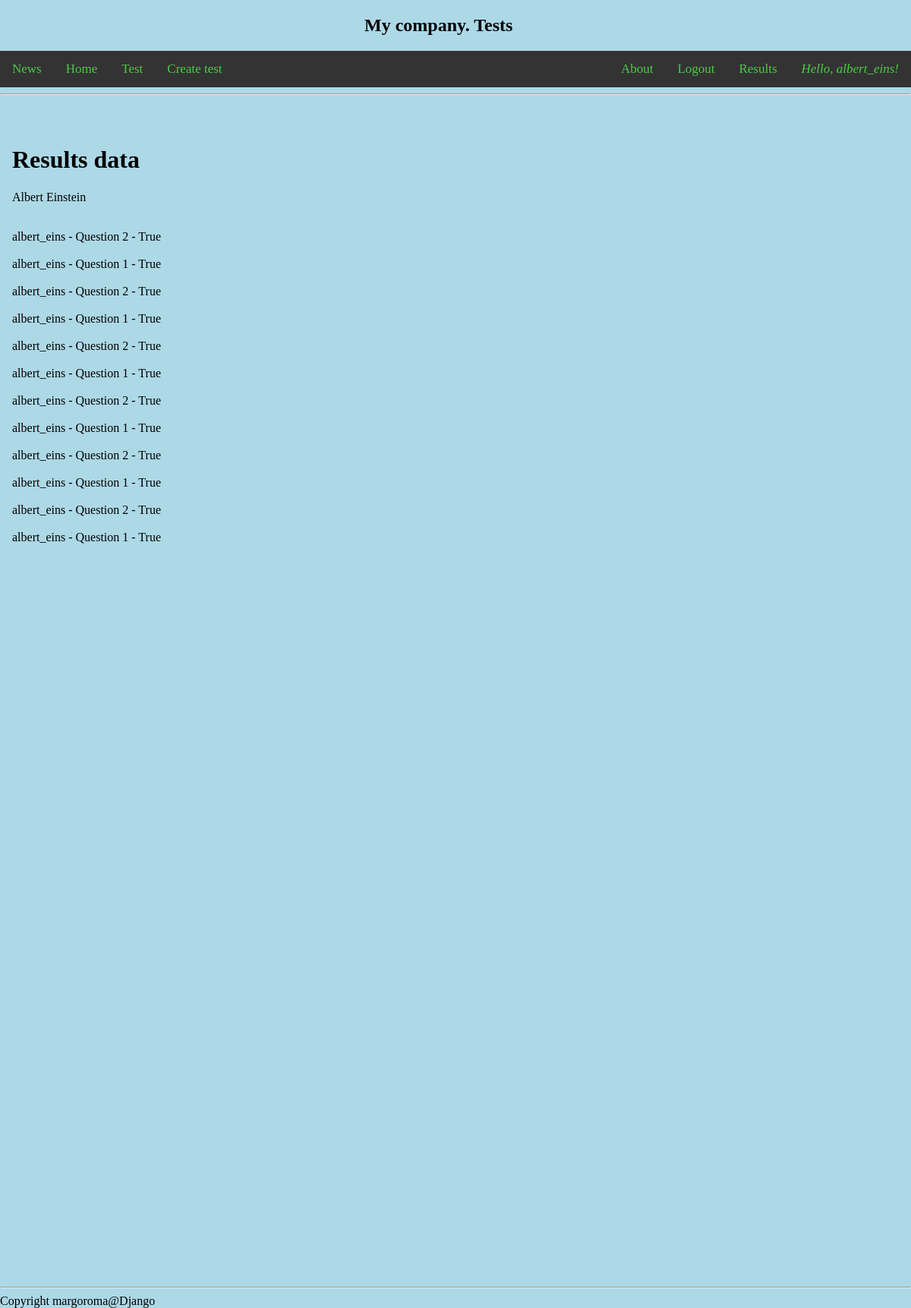
/results (signed in), run on the app's committed database.
### main/models.py (models this page shows)
class Result(models.Model):
    user = models.ForeignKey(User, on_delete=models.CASCADE)
    question = models.ForeignKey(Choice, on_delete=models.CASCADE)
    result = models.BooleanField(default=False)
    def __str__(self):
        return f"{self.user} - {self.question} - {self.result}"

class Choice(models.Model):
    question = models.TextField(max_length=200)
    ans1 = models.CharField(max_length=100)
    ans2 = models.CharField(max_length=100)
    ans3 = models.CharField(max_length=100)
    key = models.IntegerField(default=1)
    class Meta:
        permissions = (('can_add_choice', 'Can add choice'), ('can_delete_choice', 'Can delete choice'))
    def __str__(self):
        return self.question

### main/views.py (the view)
# urls.py: path('results', views.results, name="results"),
def results(request):
    result = Result.objects.filter(user=request.user)
    return render(request, 'main/results.html', {'results': result})

### main/templates/main/results.html (shortened to what this page needs)
{% extends 'main/base.html' %}
{% load static %}
{% block content %}
    <div class="results">
    <h1>Results data</h1>
    <p>{{user.first_name}} {{user.last_name}}</p><br>
    {% for result in results %}
        {{ result }}<br>  <br>
    {% endfor %}
    </div><br>
{% endblock %}

### main/templates/main/base.html (shortened to what this page needs)
{% load static %}
<!doctype html>
<html lang="en">
<head>
</head>
<body>
    <div class="d-flex flex-column flex-md-row align-items-center pb-3 mb-4 border-bottom">
        <h2 class="name_company">My company. Tests</h2></div>
        <div class="navbar">
        <ul>
            <a class="active" href="{% url 'news' %}">News</a>
            {% if user.is_authenticated %}
                <a style="float:right" href="{% url 'profile' %}"> <i> Hello, {{ user.get_username }}! </i> </a>
                <a class="active" href="{% url 'home' %}">Home</a>
                <a href="{% url 'test0' %}">Test</a>
                <a style="float:right" href="{% url 'results' %}">Results</a>
                {% if perms.main.add_choice %}
                    <a href="{% url 'create' %}">Create test</a>
                {% endif %}
                <a style="float:right" href="{% url 'log_out' %}?next={{ request.path }}">Logout</a>
            {% else %}
                <a style="float:right" href="{% url 'login' %}?next={% url 'about' %}">Login</a>
                <a style="float:right" href="{% url 'register' %}?next={% url 'about' %}">Registration</a>
            {% endif %}
            <a style="float:right" href="{% url 'about' %}">About</a>
        </ul>
        </div>
    <hr>
    <div class="content">
        <div class="center">
                {% block content %}
                {% endblock %}
        </div>
    </div>
    <hr>
    <div class="footer">Copyright margoroma@Django</div>
</body>
</html>

### main/templates/main/base.html (style rules this page uses)
body { margin:0; background-color: lightblue; }
.navbar { list-style-type: none; margin: 0; padding: 0; overflow: hidden; background-color: #50c94b; }
.navbar a { float: left; display: block; color: #50c94b; text-align: center; padding: 14px 16px; text-decoration: none; font-size: 17px; }
.content { padding: 16px; margin-top: 30px; height: 1500px; }
ul { list-style-type: none; margin: 0; padding: 0; overflow: hidden; background-color: #333; }
.name_company { margin-left: auto; margin-right: auto; width: 10em }

### data on the page
Result: user+question+result "albert_eins - Question 2 - True"
Result: user+question+result "albert_eins - Question 1 - True"
Result: user+question+result "albert_eins - Question 2 - True"
Result: user+question+result "albert_eins - Question 1 - True"
Result: user+question+result "albert_eins - Question 2 - True"
Result: user+question+result "albert_eins - Question 1 - True"
Result: user+question+result "albert_eins - Question 2 - True"
Result: user+question+result "albert_eins - Question 1 - True"
Result: user+question+result "albert_eins - Question 2 - True"
Result: user+question+result "albert_eins - Question 1 - True"
Result: user+question+result "albert_eins - Question 2 - True"
Result: user+question+result "albert_eins - Question 1 - True"

### other printed values
{{ user.get_username }} "albert_eins"
{{ user.first_name }} "Albert"
{{ user.last_name }} "Einstein"
